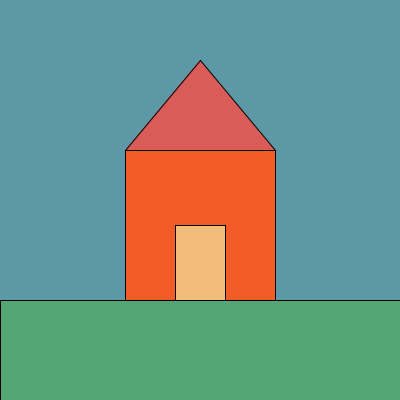
Frame 1 (no input)
Frame 60 (the mouse pressed at the canvas centre just before this capture): identical to frame 1, image omitted
Frame 120 (the mouse held since frame 60 and released just before this capture): identical to frame 1, image omitted

The Processing sketch that drew this single still picture (run headless with seeded random() and noise(); from frame 60 on, the mouse is pressed at the canvas centre):

// Processing sketch: processing_181702
// ── processing_181702.pde

void setup() {
 size (400, 400); 
}

void draw() {
  background(#5D98A6);
  fill(#F25D27);
  rect(125, 150, 150, 150);
  fill(#54A672);
  rect(0,300,400,125);
  fill(#D95C58);
  triangle(125,150, 275,150, 200,60);
  fill(#F2BC79);
  rect(175,225, 50,75);
}
